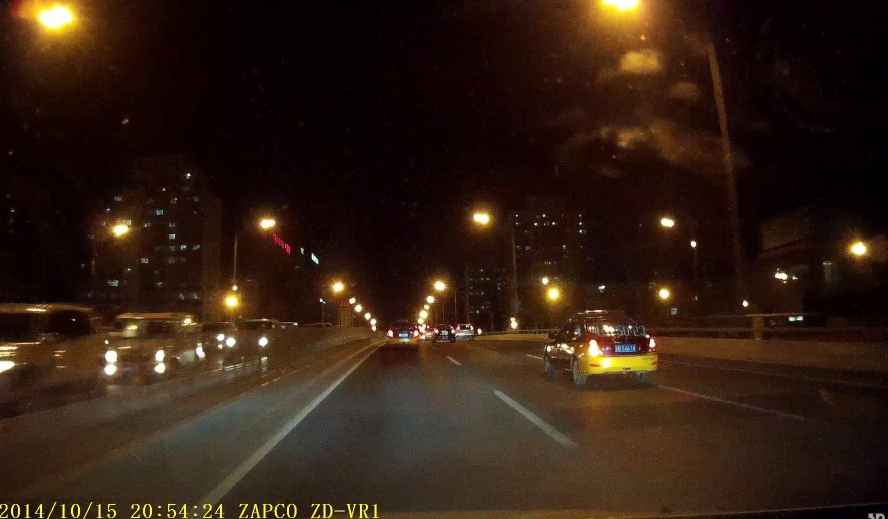
%> input picture img/111.jpg, 1775 x 1038 px (shown at 1/2 size)
$ octave main.m   (GNU Octave 9; MATLAB toolbox functions it lacks are replaced by stand-ins)
%> lines starting %> are read from the running program, lines starting %| are printed output that depends on the picture
### gscale.m

function g=gscale(f,varargin)
if length(varargin)==0
  method='full8';
else method=varargin{1};
end
if strcmp(class(f),'double')&(max(f(:))>1 | min(f(:))<0)
   f=mat2gray(f);
end

switch method
case 'full8'
        g=im2uint8(mat2gray(double(f)));
case 'full16'
        g=im2uint16(mat2gray(double(f)));
case 'minmax'
       low = varargin{2};high = varargin{3};
       if low>1 | low<0 |high>1 | high<0
             error('Parameters low and high must be in the range [0,1]')
       end
       if strcmp(class(f),'double')
            low_in=min(f(:));
            high_in=max(f(:));
       elseif  strcmp(class(f),'uint8')
            low_in=double(min(f(:)))./255;
            high_in=double(max(f(:)))./255;
       elseif   strcmp(class(f),'uint16')
            low_in=double(min(f(:)))./65535;
            high_in=double(max(f(:)))./65535;
       end

       g=imadjust(f,[low_in high_in],[low high]);
otherwise
       error('Unknown method')
end

### vanishpoint.m
function [vpX ,vpY   ] =vanishpoint(colorImg, norient, outputPath  )

%%
% [4 lines of commented-out code are left out]

%%
colorImgCopy = colorImg;
grayImg= rgb2gray(colorImg);
grayImgCopy = grayImg;

[imCopyH,imCopyW] = size(grayImgCopy);
largestDistence = sqrt(imCopyH*imCopyH + imCopyW*imCopyW);%对角线长度

%needIterationLabel = 1;%所需重复标志
% tmp_vpYCopy = round(imCopyH*0.9);

%%
% [4 lines of commented-out code are left out]

%%
%edgeImg = edge(grayImg,'canny');%
%imwrite(edgeImg,[outputPath, int2str(numOfValidFiles),'vpEdgeImg0.bmp'], 'bmp');

%%   kernels
angleRange = 180;
angleInterval = angleRange/norient;
oddResponse = zeros(imCopyH,imCopyW);
evenResponse = zeros(imCopyH,imCopyW);
tmpW = min([imCopyH,imCopyW]); %%min([imCopyH,imCopyW]);
lamda = 2^(round(log2(tmpW)-5));
kerSize = round(10*lamda/pi);

if mod(kerSize,2)==0         %kersize/2的余数
    kerSize = kerSize + 1;
    halfKerSize = floor(kerSize/2);       %朝负方向舍入
else
    halfKerSize = floor(kerSize/2);
end

oddKernel = zeros(kerSize, kerSize, norient);
evenKernel = zeros(kerSize, kerSize, norient);
delta = kerSize/9;
tmpDelta = -1/(delta*delta*8);
c = pi/lamda; %%%%
% c = 2.2; %%%%


cosTheta = zeros(angleRange, 1);
sinTheta = zeros(angleRange, 1);
for theta = 1:angleRange
    cosTheta(theta) = cos((theta-1)*pi/180);
    sinTheta(theta) = sin((theta-1)*pi/180);
end

kerCenterY = halfKerSize + 1;
kerCenterX = halfKerSize + 1;

%% kernels
for theta = 90+1:angleInterval:angleRange-angleInterval+1+90
    tmpTheta = (theta - 1)*pi/180;
    for y= -halfKerSize:halfKerSize
        ySinTheta = y*sin(tmpTheta);
        yCosTheta = y*cos(tmpTheta);
        for x=-halfKerSize:halfKerSize
            xCosTheta = x*cos(tmpTheta);
            xSinTheta = x*sin(tmpTheta);
            a = xCosTheta+ySinTheta;
            b = -xSinTheta+yCosTheta;
            oddKernel(y+halfKerSize+1,x+halfKerSize+1,(theta - 1-90)/angleInterval+1) = exp(tmpDelta*(4*a*a+b*b))*sin(c*a);
            evenKernel(y+halfKerSize+1,x+halfKerSize+1,(theta - 1-90)/angleInterval+1) = exp(tmpDelta*(4*a*a+b*b))*cos(c*a);
        end
    end
end

%%normalized
normalizedOddKernel = zeros(kerSize, kerSize, norient);
normalizedEvenKernel = zeros(kerSize, kerSize, norient);
for i=1:norient
    tmpKernel = oddKernel(:,:,i)-mean(mean(oddKernel(:,:,i)));
    tmpKernel = tmpKernel/(norm(tmpKernel));%norm 算 最大奇异值
    normalizedOddKernel(:,:,i) = tmpKernel;

    tmpKernel = evenKernel(:,:,i)-mean(mean(evenKernel(:,:,i)));
    tmpKernel = tmpKernel/(norm(tmpKernel));
    normalizedEvenKernel(:,:,i) = tmpKernel;
end

%% show kernel images

allOutsOdd=[];
allOutsEven = [];
for i=1:6
    outRowOdd = [];
    outRowEven = [];
    for j=1:norient/6
        tmpKernel = normalizedOddKernel(:,:,(i-1)*norient/6+j);
        maxV = max(max(tmpKernel));
        minV = min(min(tmpKernel));
        tmpKernel = (tmpKernel - maxV)*255/(maxV-minV);
        outRowOdd = [outRowOdd, tmpKernel];

        tmpKernel = normalizedEvenKernel(:,:,(i-1)*norient/6+j);
        maxV = max(max(tmpKernel));
        minV = min(min(tmpKernel));
        tmpKernel = (tmpKernel - maxV)*255/(maxV-minV);
        outRowEven = [outRowEven, tmpKernel];
    end
    allOutsOdd = [allOutsOdd;outRowOdd];
    allOutsEven = [allOutsEven;outRowEven];
end
% [4 lines of commented-out code are left out]


%%   convolution with gabor filter

filteredImgsOdd = zeros(imCopyH,imCopyW,norient*1);
filteredImgsEven = zeros(imCopyH,imCopyW,norient*1);
complexResponse = zeros(imCopyH,imCopyW,norient*1);
for i=1:norient
    filteredImgsOdd(:,:,i) = conv2(double(grayImg), normalizedOddKernel(:,:,i), 'same');
    filteredImgsEven(:,:,i) = conv2(double(grayImg), normalizedEvenKernel(:,:,i), 'same');
    complexResponse(:,:,i) = filteredImgsOdd(:,:,i).*filteredImgsOdd(:,:,i) + filteredImgsEven(:,:,i).*filteredImgsEven(:,:,i);
    complexResponse(:,:,i) = complexResponse(:,:,i)/(kerSize*kerSize);
end
%aveComplexResponse(1:10,1:10,1)
%aveComplexResponse(1:10,1:10,2)
%aveComplexResponse(1:10,1:10,3)

%%  the dominant orientation
confidenceMap = zeros(imCopyH,imCopyW);
confidenceMap1 = zeros(imCopyH,imCopyW);

orientationMap = zeros(imCopyH,imCopyW);
for i=1+halfKerSize:imCopyH-halfKerSize
    for j=1+halfKerSize:imCopyW-halfKerSize
        maxV = max(complexResponse(i,j,:));
        minV = min(complexResponse(i,j,:));
        complexResponseVector = (complexResponse(i,j,:)-minV)*100/(maxV-minV);
        maxLoc = find(complexResponseVector==100);
        if length(maxLoc)>0
            maxLoc = round(mean(maxLoc));
            if (maxLoc>2)&&(maxLoc<=34)
                complexResponseVector(maxLoc-2:maxLoc+2)=0;
            elseif (maxLoc<=2)
                complexResponseVector(maxLoc:maxLoc+2)=0;
            elseif (maxLoc>=35)
                complexResponseVector(maxLoc-2:maxLoc)=0;
            end

            [a,b] = sort(complexResponseVector,'descend');
            tmpContrast = (100 - mean(a(5:15)))^2;


            if maxV>1
                confidenceMap(i,j) = tmpContrast;
            end
        end

        maxma = max(complexResponse(i,j,:));
        indx = find(complexResponse(i,j,:)==maxma);
        orientationMap(i,j) = mean(indx); %%indx(1);
    end
end
%confidenceMap(1+halfKerSize:1+halfKerSize+20,1+halfKerSize:1+halfKerSize+20)
%%orientationMap = orientationMap.*(orientationMap<=36) + (orientationMap.*(orientationMap>36)-36);
orientationMap = (orientationMap-1)*angleInterval;
% [5 lines of commented-out code are left out]

maxV = max(max(confidenceMap(1+halfKerSize:imCopyH-halfKerSize,1+halfKerSize:imCopyW-halfKerSize)));
minV = min(min(confidenceMap(1+halfKerSize:imCopyH-halfKerSize,1+halfKerSize:imCopyW-halfKerSize)));
aaTmp = confidenceMap(1+halfKerSize:imCopyH-halfKerSize,1+halfKerSize:imCopyW-halfKerSize);
aaTmp = (aaTmp-minV)*255/(maxV-minV);
confidenceMap(1+halfKerSize:imCopyH-halfKerSize,1+halfKerSize:imCopyW-halfKerSize) = aaTmp;
% [5 lines of commented-out code are left out]


confidenceMapBinary = (confidenceMap>80);
% confidenceMapBinary1 = (confidenceMap>15);

doim = zeros(imCopyH, imCopyW, 3);
doim(:,:,1) = grayImgCopy;
doim(:,:,2) = grayImgCopy;
doim(:,:,3) = grayImgCopy;
doim(:,:,1) = doim(:,:,1).*(1-confidenceMapBinary) ;
doim(:,:,2) = doim(:,:,2).*(1-confidenceMapBinary)+ confidenceMapBinary*255;
doim(:,:,3) = doim(:,:,3).*(1-confidenceMapBinary);

% imwrite(uint8(doim),[outputPath, 'vpConfidenceOverlap.bmp'], 'bmp');
%  figure(107);
%   imshow(uint8(doim));


%% orientation bar
doim = grayImgCopy;
doim = zeros(imCopyH, imCopyW, 3);
doim(:,:,1) = grayImgCopy;
doim(:,:,2) = grayImgCopy;
doim(:,:,3) = grayImgCopy;


orientationMapDisplay = orientationMap;
for i=10:8:imCopyH-10
    for j=10:8:imCopyW-10
        ori = orientationMapDisplay(i,j);
        if (ori==90)
            yy = i;
            xx = j;
            doim(yy:yy+7,xx-1:xx+1,1) =0;
            doim(yy:yy+7,xx-1:xx+1,2) = 220;
            doim(yy:yy+7,xx-1:xx+1,3) = 0;
        elseif ori==0
            doim(i-1:i+1,j:j+7,1) = 0;
            doim(i-1:i+1,j:j+7,2) = 220;
            doim(i-1:i+1,j:j+7,3) = 0;
        else
            kk = tan(ori*pi/180);
            for xx=j:j+7
                yy = round(kk*(xx-j) + i);
                if (yy>=i-7)&&(yy<=i+7)
                    doim(yy,xx-1:xx+1,1) =0;
                    doim(yy,xx-1:xx+1,2) = 220;
                    doim(yy,xx-1:xx+1,3) = 0;
                end
            end
        end

    end
end

% imwrite(uint8(doim), [outputPath ,'vpOrientationBarImg.bmp'], 'bmp');
% figure(108);
% imshow(uint8(doim));


%%  voting
edgeImg = double(confidenceMapBinary);
[rowInd, colInd] = find(double(edgeImg)==1);
numOfEdgePixels = sum(sum(double(edgeImg)));

%confidenceMap = confidenceMap/255;

votingMap = zeros(imCopyH, imCopyW);
interval = 1;
uppPercent = 0.9;
borderWidth = halfKerSize;


half_largestDistence1 = largestDistence*0.7;
qualter_largestDistence1 = largestDistence*0.35;
R = imCopyH*0.35;


half_largestDistence2 = largestDistence*0.4;
qualter_largestDistence2 = largestDistence*0.25;

adaptiveDistUnit1 = (half_largestDistence1 - qualter_largestDistence1)/(imCopyH*0.9);
adaptiveDistUnit2 = (half_largestDistence2 - qualter_largestDistence2)/(imCopyH*0.4);

half_imCopyH = imCopyH*0.5;
half_largestDistence = largestDistence*0.5;

halfImgH = round(imCopyH*0.6);

distenceConst = zeros(imCopyH,1);
for i=1:round(imCopyH*0.4)
    distenceConst(i) = sqrt(imCopyW*imCopyW + halfImgH*halfImgH);
end
for i=round(imCopyH*0.4)+1:imCopyH
    distenceConst(i) = sqrt(imCopyW*imCopyW + (imCopyH+1-i)*(imCopyH+1-i));
end

% for i=1:imCopyH
%     distenceConst(i) = sqrt(imCopyW*imCopyW + (imCopyH+1-i)*(imCopyH+1-i));
% end

adaptiveDistence = largestDistence*0.5;

for i=1:interval:round(imCopyH*0.9) %%+round(imCopyH/4)
    %    adaptiveDistence = half_largestDistence1 - (adaptiveDistUnit1*i);
    for j=borderWidth+1:interval:imCopyW-borderWidth
        for ind=1:numOfEdgePixels

            if (sqrt((rowInd(ind)-i)^2+(colInd(ind)-j)^2)<=R) && (sqrt((rowInd(ind)-i)^2+(colInd(ind)-j)^2)>0) && (rowInd(ind) >= i)
                %                  if rowInd(ind) >= i
                %               if (rowInd(ind)>i)&&(rowInd(ind)<i+halfImgH)
                tmpI = rowInd(ind)-i;
                tmpJ = colInd(ind)-j;
                tempDist = sqrt(tmpJ*tmpJ+tmpI*tmpI);

                alpha = acos(tmpJ/tempDist)*180/pi;
                theta = orientationMap(rowInd(ind), colInd(ind)); %%orientationMap(ii, jj);
                angleDiffer = abs(alpha - theta);
                distRatio = tempDist/largestDistence ;
                angleThreshold = angleInterval/(1+2*distRatio);
                % [6 lines of commented-out code are left out]

                if angleDiffer <= angleThreshold
                    %                        if tempDist<adaptiveDistence %%half_largestDistence %%
                    votingMap(i,j) = votingMap(i,j) + 1/(1+(angleDiffer*distRatio)^2); %%1/(1+(tempDist*angleDiffer/half_largestDistence)^2); %%;
                    %                        end
                end

            end
        end
    end
end
%votingMap


max_votingMap = max(max(votingMap(1:interval:round(imCopyH*uppPercent),borderWidth+1:interval:imCopyW-borderWidth)));
min_votingMap = min(min(votingMap(1:interval:round(imCopyH*uppPercent),borderWidth+1:interval:imCopyW-borderWidth)));
% votingMap1 = (max_votingMap-votingMap(1:interval:round(imCopyH*uppPercent),borderWidth+1:interval:imgW-borderWidth))*255/(max_votingMap-min_votingMap);
votingMap1 = (votingMap(1:interval:round(imCopyH*uppPercent),borderWidth+1:interval:imCopyW-borderWidth)-min_votingMap)*255/(max_votingMap-min_votingMap);
votingMap(1:interval:round(imCopyH*uppPercent),borderWidth+1:interval:imCopyW-borderWidth) = votingMap1;

% votingMap(1:round(imCopyH*uppPercent),borderWidth+1:interval:imgW-borderWidth) = 255-votingMap(1:round(imCopyH*uppPercent),borderWidth+1:interval:imgW-borderWidth);

tmpVotingMap = votingMap;

max_votingMap = max(max(tmpVotingMap(1:1:round(imCopyH*uppPercent),borderWidth+1:1:imCopyW-borderWidth)));
[r,c] = find(tmpVotingMap(1:1:round(imCopyH*uppPercent),borderWidth+1:1:imCopyW-borderWidth)==max_votingMap);

if length(r)>1
    r = round(mean(r));
    c = round(mean(c))+borderWidth;
else
    r = r;
    c = c+borderWidth;
end


% r_hough = r;
% c_hough = c;
% pause;


votingMapHH = votingMap;
% votingMapHH(2:2:imgH,:) = votingMapHH(1:2:imgH-1,:);
% votingMapHH(:,borderWidth+2:2:imgW-borderWidth) = votingMapHH(:,borderWidth+1:2:imgW-borderWidth-1);
votingMapBin = (votingMapHH>210);


vpX=c;%初始消失点
vpY=r;%初始消失点

%%%%%%%%%%%%%%

%
doim = colorImgCopy;
%% vp figure
coord3 = [r,c];
if (coord3(1)<=7)
    coord3(1) = 8;
end
if (coord3(1)>=180-8)
    coord3(1)=180-8;
end

if (coord3(2)<=7)
    coord3(2) = 8;
end

if (coord3(2)>=240-8)
    coord3(2) = 240-8;
end
y = coord3(1);
x = coord3(2);
doim(y-1:y+1,x-9:x+9,1) = 0;
doim(y-9:y+9,x-1:x+1,1) = 0;
doim(y-1:y+1,x-9:x+9,2) = 220;
doim(y-9:y+9,x-1:x+1,2) = 220;
doim(y-1:y+1,x-9:x+9,3) = 0;
doim(y-9:y+9,x-1:x+1,3) = 0;

% figure(109);
% imshow(uint8(doim));
% imwrite(uint8(doim),  'vp1Map_ini.bmp' , 'bmp');

%
votingArea = zeros(imCopyH,imCopyW);  %%%%%%%%%%%%%%%%%%%%%%%%%%%%% voting area
vanishingPointCandArea = zeros(imCopyH,imCopyW);
aOffsetVoteArea = round(imCopyH/12);
aOffsetVpCandArea = round(imCopyH/8);


end

### main.m
     clear;close all;


     imgName = 'img\111.jpg' ;   %
      %  imgName = 'img\111.bmp' ;
    colorimg = imread(imgName);
%> colorimg is the input picture: size 1038x1775x3 uint8; mean R, G, B 49.5, 30.6, 18.7
    grayimg = rgb2gray(colorimg);
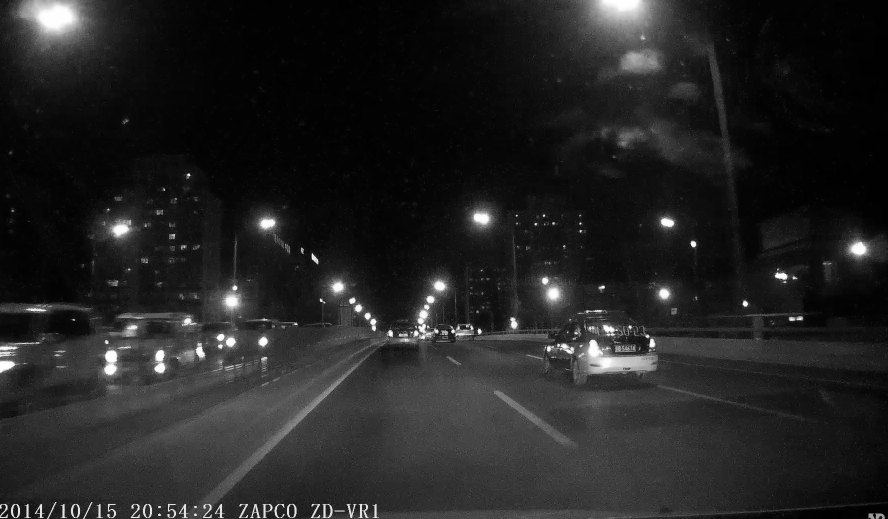
%> grayimg: size 1038x1775 uint8 (shown at 1/2 size); min 0, max 255, mean 34.9

    [H,W] = size(grayimg);
%> H = 1038; W = 1775

    %%
    avg_value=mean(grayimg(:)) ;
%> avg_value = 34.93
    g1=grayimg( 1:H*0.3,  W*0.1:W*0.7      );
    g2=grayimg( H*0.75:H,  :   );
    gv1=mean(g1(:)) ;
%> gv1 = 13.48
    gv2=mean(g2(:));
%> gv2 = 52.52

    type=0;
    flag1=gv1/avg_value>1.5;
%> flag1 = false
    flag2=gv1/gv2>3;
%> flag2 = false
    flag3 = gv1>120 ;
%> flag3 = false
    flag4= gv2/avg_value<0.65;
%> flag4 = false
    if(flag1 &  flag2 &   flag3 & flag4)
        type=1; %  1 outdoor type  sunshine or cloudy   0 otherwise
    end


        %%
    dctimg=dct2(grayimg);  %计算DCT%
    dctimg(1: 19 ,1:45 )=0;
     dctimg( H-55:  H , W-55: W )=0;%
    dctimg=idct2(dctimg) ;% /255
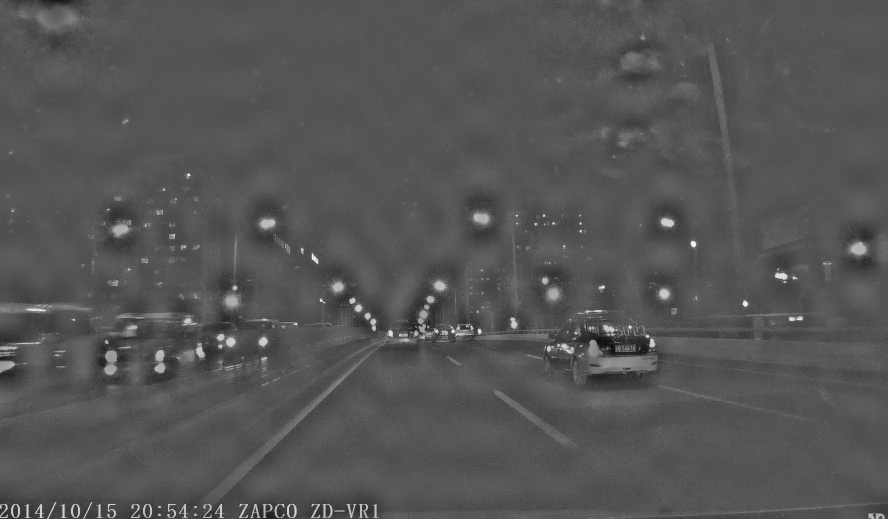
%> dctimg: size 1038x1775 double (shown at 1/2 size); min -117.7, max 235, mean 0; drawn with min black and max white
    grayimg=gscale(dctimg, 'full8');
%> in gscale, `else method=varargin{1};`: method = 'full8'


    %%

%   pw1=0.07;
%     pw2=0.5;   %删去右边
    ph=0.1;
    newH=200;
    if(type==1)
        newH=100;
        ph=0.4;
    end

    scale=newH/H;  %0.5
%> scale = 0.193
    newW=round(W*scale);
%> newW = 342

    colorscale= imresize(colorimg, [newH,newW ]);
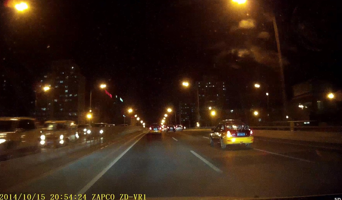
%> colorscale: size 200x342x3 uint8; mean R, G, B 49.5, 30.6, 18.7

    skyline=max(1,newH*ph);
    belowimg=colorscale(skyline:newH*1,   :   ,    : );


    [x0, y0  ] = vanishpoint(belowimg, 36, 'img\');
%> after the loop in vanishpoint, `for i=1:6`:
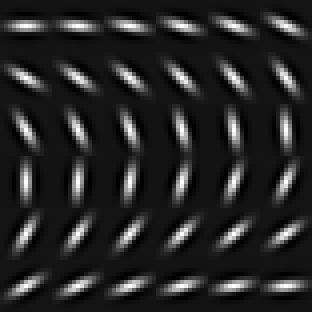
%> allOutsEven: size 78x78 double (shown 4 times larger); min -255, max 0, mean -216; drawn with min black and max white
%> after the loop in vanishpoint, `for i=1:6`:
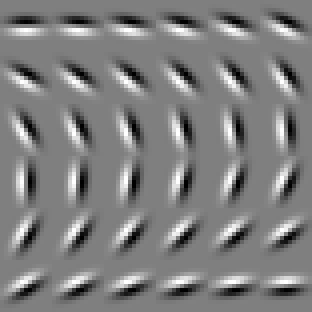
%> allOutsOdd: size 78x78 double (shown 4 times larger); min -255, max 0, mean -127.5; drawn with min black and max white
%> (the run ends here)
